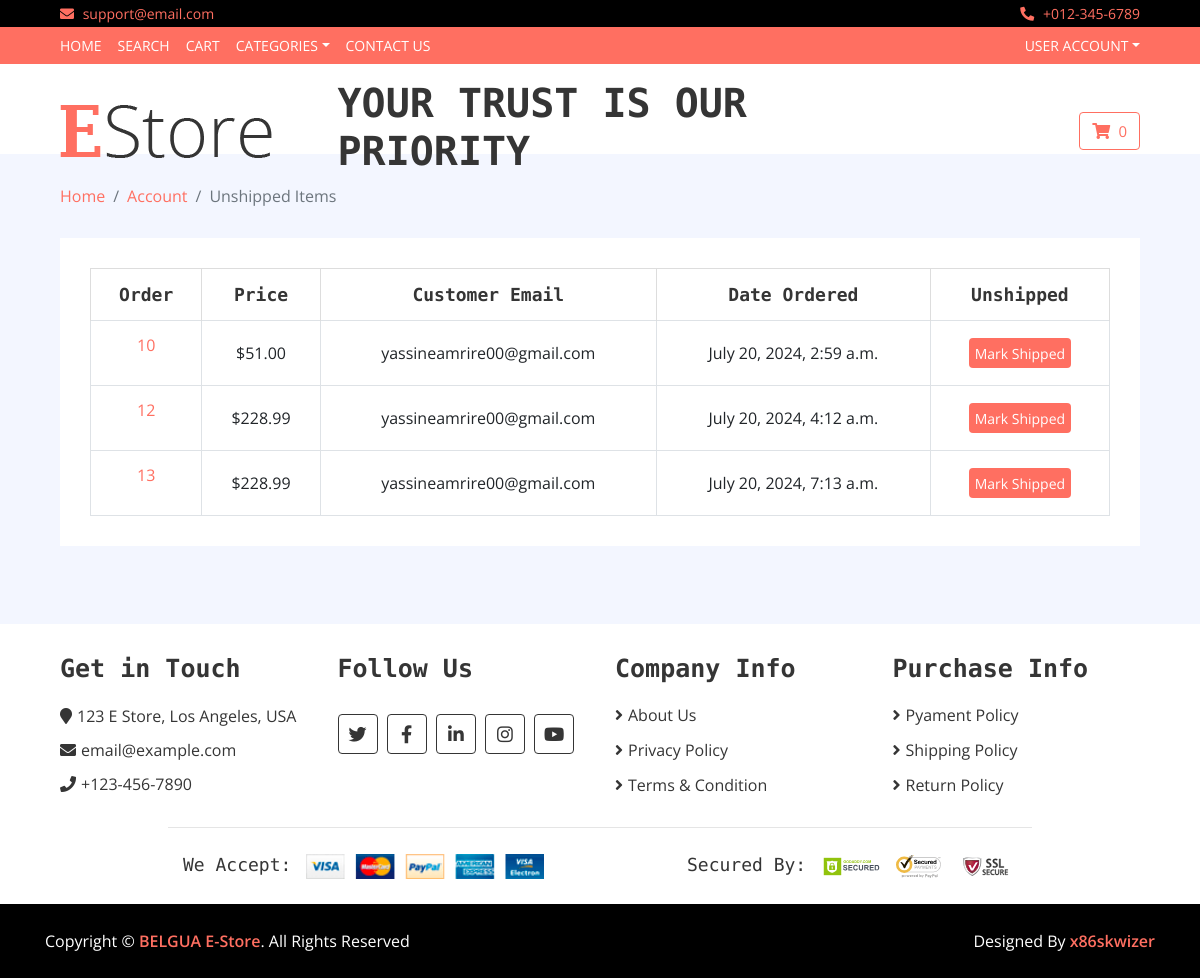
The page /payment/not_shipped_dash (signed in) on the database its author committed.
### payment/models.py (models this page shows, shortened)
class Order(models.Model):
	user = models.ForeignKey(User, on_delete=models.CASCADE, null=True, blank=True)
	full_name = models.CharField(max_length=250)
	email = models.EmailField(max_length=250)
	shipping_address = models.TextField(max_length=15000)
	amount_paid = models.DecimalField(max_digits=7, decimal_places=2)
	date_ordered = models.DateTimeField(auto_now_add=True)
	shipped = models.BooleanField(default=False)
	date_shipped = models.DateTimeField(blank=True, null=True)

### payment/views.py (the view, shortened to what this page needs)
# urls.py: path('not_shipped_dash', views.not_shipped_dash, name='not_shipped_dash'),
def not_shipped_dash(request):
	if request.user.is_authenticated and request.user.is_superuser:
		orders = Order.objects.filter(shipped=False)
		return render(request, "payment/not_shipped_dash.html", {"orders":orders})
	else:
		messages.success(request, "Access Denied")
		return redirect('core:index')

### cart/cart.py (called while the page is built)
    def __len__(self):
        return sum(item['quantity'] for item in self.cart.values())

### cart/context_processors.py (called while the page is built)
def cart(request):
	return {'cart': Cart(request)}

### payment/templates/payment/not_shipped_dash.html (shortened to what this page needs)
{% extends 'base.html' %}
{% load static %}
{% block content %}
        <div class="breadcrumb-wrap">
			<div class="container-fluid">
				<ul class="breadcrumb">
					<li class="breadcrumb-item"><a href="{% url 'core:index' %}">Home</a></li>
					<li class="breadcrumb-item"><a href="{% url 'core:update_user' %}">Account</a></li>
                    <li class="breadcrumb-item active">Unshipped Items</li>
                </ul>
            </div>
        </div>
        <div class="wishlist-page">
            <div class="container-fluid">
                <div class="wishlist-page-inner">
                    <div class="row">
                        <div class="col-md-12">
                            <div class="table-responsive">
                                <table class="table table-bordered">
                                    <thead class="thead-dark">
                                        <tr>
                                            <th>Order</th>
                                            <th>Price</th>
                                            <th>Customer Email</th>
                                            <th>Date Ordered</th>
                                            <th>Unshipped</th>
                                        </tr>
                                    </thead>
                                    <tbody class="align-middle">
										{% for item in orders %}
                                        <tr>
                                            <td><p><a href="{% url 'payment:orders' item.id %}">{{ item.id }}</a></p></td>
                                            <td>${{ item.amount_paid }}</td>
                                            <td>{{ item.email }}</td>
                                            <td>{{ item.date_ordered }}</td>
											<td>
												<form method="POST">
													<button type="Submit" class="btn-cart">Mark Shipped</button>
												</form>
											</td>
                                        </tr>
										{% endfor %}
                                    </tbody>
                                </table>
                            </div>
                        </div>
                    </div>
                </div>
            </div>
        </div>
		<br/><br/>
{% endblock %}

### static/store/css/style.css (style rules this page uses)
body { color: #353535; font-family: 'Open Sans', sans-serif; font-weight: 400; background: #f3f6ff; }
a { color: #FF6F61; }
@media (min-width: 992px) { .container-fluid { padding-right: 60px; padding-left: 60px; } }
.breadcrumb-wrap { position: relative; width: 100%; }
.breadcrumb-wrap .breadcrumb { margin: 0; padding: 0; background: transparent; }
.wishlist-page { position: relative; padding: 30px 0; }
.wishlist-page .wishlist-page-inner { padding: 30px; background: #ffffff; }
.wishlist-page .table { width: 100%; text-align: center; margin-bottom: 0; }
.wishlist-page .table .thead-dark th { font-family: 'Source Code Pro', monospace; font-size: 18px; font-weight: 700; color: #353535; text-align: center; background: transparent; border-color: #dddddd; border-bottom: none; vertical-align: middle; }
.wishlist-page .table td { font-size: 16px; vertical-align: middle; }
.wishlist-page .table button { width: 30px; height: 30px; font-size: 14px; text-align: center; color: #ffffff; background: #FF6F61; border: none; border-radius: 4px; }
.wishlist-page .table button.btn-cart { width: auto; }

### rows shown on the page
Order: id "10", amount_paid "51.00", email "yassineamrire00@gmail.com", date_ordered "July 20, 2024, 2:59 a.m."
Order: id "12", amount_paid "228.99", email "yassineamrire00@gmail.com", date_ordered "July 20, 2024, 4:12 a.m."
Order: id "13", amount_paid "228.99", email "yassineamrire00@gmail.com", date_ordered "July 20, 2024, 7:13 a.m."

### other values the page prints
{{ cart|length }} "0"
